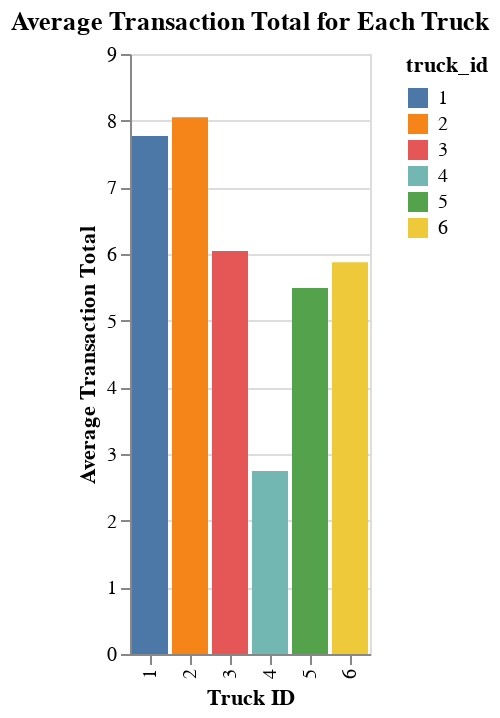

Write notebook code for a chart like this one.
### Code cell
# avg_transaction = cleaned_data[["truck_id", "total"]].groupby("truck_id")[
#     "total"].mean().reset_index()
# avg_transaction

# # [["truck_id", "total"]]

# alt.Chart(cleaned_data).mark_bar().encode(
#     x="truck_id",
#     y="total",
#     color="truck_id"
# ).properties(title="Average Transaction Total for Each Truck")

average_transaction_per_truck = cleaned_data.groupby(
    "truck_id")["total"].mean().reset_index()

average_transaction_per_truck.columns = ["truck_id", "average_transaction"]

chart = alt.Chart(average_transaction_per_truck).mark_bar().encode(
    x=alt.X("truck_id:O", title="Truck ID"),
    y=alt.Y("average_transaction:Q", title="Average Transaction Total"),
    color="truck_id:N"
).properties(
    title="Average Transaction Total for Each Truck"
)

chart

### Figure 1 — Vega-Lite specification as saved in the notebook (floating-point values rounded to 4 significant figures)
{"config": {"view": {"continuousWidth": 300, "continuousHeight": 300}}, "data": {"name": "data-20d1f18d6f0b2d11044ee59ae8d99647"}, "mark": {"type": "bar"}, "encoding": {"color": {"field": "truck_id", "type": "nominal"}, "x": {"field": "truck_id", "title": "Truck ID", "type": "ordinal"}, "y": {"field": "average_transaction", "title": "Average Transaction Total", "type": "quantitative"}}, "title": "Average Transaction Total for Each Truck", "$schema": "https://vega.github.io/schema/vega-lite/v5.20.1.json", "datasets": {"data-20d1f18d6f0b2d11044ee59ae8d99647": [{"truck_id": 1, "average_transaction": 7.769}, {"truck_id": 2, "average_transaction": 8.053}, {"truck_id": 3, "average_transaction": 6.045}, {"truck_id": 4, "average_transaction": 2.747}, {"truck_id": 5, "average_transaction": 5.489}, {"truck_id": 6, "average_transaction": 5.875}]}}
